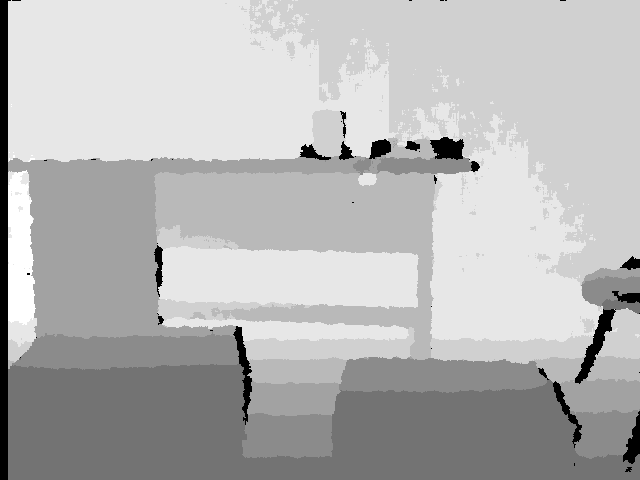
#> input picture data/depth.png, 640 x 480 px
$ python pointcloud_from_depth.py
#> lines starting #> are read from the running program, lines starting #| are printed output that depends on the picture
import imageio.v3 as iio
import numpy as np
import matplotlib.pyplot as plt
import open3d as o3d


def compute_pcd_nested_loops(depth_im):
    height, width = depth_im.shape
    pcd = []
    for i in range(height):
        for j in range(width):
            z = depth_image[i][j]
            x = (j - CX_DEPTH) * depth_im[i][j] / FX_DEPTH
            y = (i - CY_DEPTH) * depth_im[i][j] / FY_DEPTH
            pcd.append([x, y, z])
    return pcd


def compute_pcd_vectorization(depth_im):
    height, width = depth_im.shape
    jj = np.tile(range(width), height)
    ii = np.repeat(range(height), width)
    z = depth_im.reshape(height * width)
    pcd = np.dstack([(ii - CX_DEPTH) * z / FX_DEPTH,
                    (jj - CY_DEPTH) * z / FY_DEPTH,
                    z]).reshape((length, 3))
    return pcd


if __name__ == '__main__':
    FX_DEPTH = 5.8262448167737955e+02
    FY_DEPTH = 5.8269103270988637e+02
    CX_DEPTH = 3.1304475870804731e+02
    CY_DEPTH = 2.3844389626620386e+02

    depth_image = iio.imread('data/depth.png')
#> depth_image is the input picture: shape (480, 640) uint16; min 0, max 2980, mean 2135.5

    print(f"Image resolution: {depth_image.shape}")
#| Image resolution: (480, 640)
    print(f"Data type: {depth_image.dtype}")
#| Data type: uint16
    print(f"Min value: {np.min(depth_image)}")
#| Min value: 0
    print(f"Max value: {np.max(depth_image)}")
#| Max value: 2980

    depth_grayscale = np.array(256 * depth_image / 0x0fff, dtype=np.uint8)
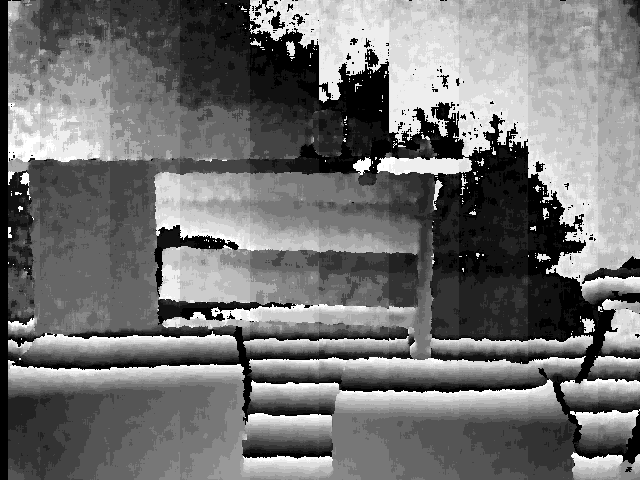
#> depth_grayscale: shape (480, 640); min 0, max 15, mean 6.71; drawn with min black and max white
    iio.imwrite('results/depth_grayscale.png', depth_grayscale)

    fig, axs = plt.subplots(1, 2)
    axs[0].imshow(depth_image, cmap="gray")
    axs[0].set_title('Depth image')
    axs[1].imshow(depth_grayscale, cmap="gray")
    axs[1].set_title('Depth grayscale image')
    plt.show()
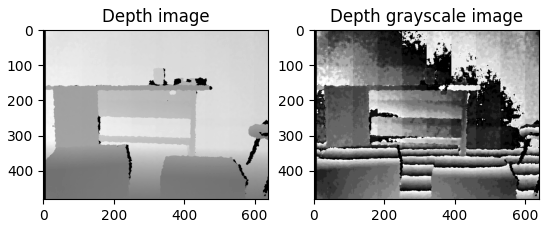
#> figure drawn by matplotlib, 2 panels

    height, width = depth_image.shape
#> height = 480; width = 640

    jj = np.tile(range(width), height)
    ii = np.repeat(range(height), width)

    xx = (jj - CX_DEPTH) / FX_DEPTH
    yy = (ii - CY_DEPTH) / FY_DEPTH

    length = height * width
#> length = 307200
    z = depth_image.reshape(length)

    pcd = np.dstack((xx * z, yy * z, z)).reshape((length, 3))

    pcd_o3d = o3d.geometry.PointCloud()
    pcd_o3d.points = o3d.utility.Vector3dVector(pcd)

    o3d.visualization.draw_geometries([pcd_o3d])
